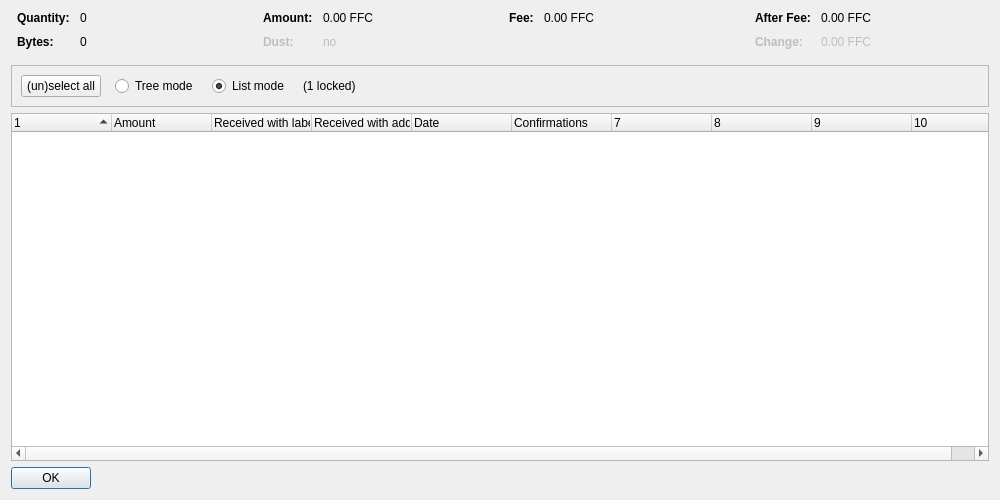
<?xml version="1.0" encoding="UTF-8"?>
<ui version="4.0">
 <class>CoinControlDialog</class>
 <widget class="QDialog" name="CoinControlDialog">
  <property name="geometry">
   <rect>
    <x>0</x>
    <y>0</y>
    <width>1000</width>
    <height>500</height>
   </rect>
  </property>
  <property name="windowTitle">
   <string>Coin Selection</string>
  </property>
  <layout class="QVBoxLayout" name="verticalLayout">
   <item>
    <layout class="QHBoxLayout" name="horizontalLayoutTop" stretch="0,0,0,0">
     <property name="topMargin">
      <number>0</number>
     </property>
     <property name="bottomMargin">
      <number>10</number>
     </property>
     <item>
      <layout class="QFormLayout" name="formLayoutCoinControl1">
       <property name="horizontalSpacing">
        <number>10</number>
       </property>
       <property name="verticalSpacing">
        <number>10</number>
       </property>
       <property name="leftMargin">
        <number>6</number>
       </property>
       <property name="rightMargin">
        <number>6</number>
       </property>
       <item row="0" column="0">
        <widget class="QLabel" name="labelCoinControlQuantityText">
         <property name="font">
          <font>
           <weight>75</weight>
           <bold>true</bold>
          </font>
         </property>
         <property name="text">
          <string>Quantity:</string>
         </property>
        </widget>
       </item>
       <item row="0" column="1">
        <widget class="QLabel" name="labelCoinControlQuantity">
         <property name="cursor">
          <cursorShape>IBeamCursor</cursorShape>
         </property>
         <property name="contextMenuPolicy">
          <enum>Qt::ActionsContextMenu</enum>
         </property>
         <property name="text">
          <string notr="true">0</string>
         </property>
         <property name="textInteractionFlags">
          <set>Qt::LinksAccessibleByMouse|Qt::TextSelectableByKeyboard|Qt::TextSelectableByMouse</set>
         </property>
        </widget>
       </item>
       <item row="1" column="0">
        <widget class="QLabel" name="labelCoinControlBytesText">
         <property name="font">
          <font>
           <weight>75</weight>
           <bold>true</bold>
          </font>
         </property>
         <property name="text">
          <string>Bytes:</string>
         </property>
        </widget>
       </item>
       <item row="1" column="1">
        <widget class="QLabel" name="labelCoinControlBytes">
         <property name="cursor">
          <cursorShape>IBeamCursor</cursorShape>
         </property>
         <property name="contextMenuPolicy">
          <enum>Qt::ActionsContextMenu</enum>
         </property>
         <property name="text">
          <string notr="true">0</string>
         </property>
         <property name="textInteractionFlags">
          <set>Qt::LinksAccessibleByMouse|Qt::TextSelectableByKeyboard|Qt::TextSelectableByMouse</set>
         </property>
        </widget>
       </item>
      </layout>
     </item>
     <item>
      <layout class="QFormLayout" name="formLayoutCoinControl2">
       <property name="horizontalSpacing">
        <number>10</number>
       </property>
       <property name="verticalSpacing">
        <number>10</number>
       </property>
       <property name="leftMargin">
        <number>6</number>
       </property>
       <property name="rightMargin">
        <number>6</number>
       </property>
       <item row="0" column="0">
        <widget class="QLabel" name="labelCoinControlAmountText">
         <property name="font">
          <font>
           <weight>75</weight>
           <bold>true</bold>
          </font>
         </property>
         <property name="text">
          <string>Amount:</string>
         </property>
        </widget>
       </item>
       <item row="0" column="1">
        <widget class="QLabel" name="labelCoinControlAmount">
         <property name="cursor">
          <cursorShape>IBeamCursor</cursorShape>
         </property>
         <property name="contextMenuPolicy">
          <enum>Qt::ActionsContextMenu</enum>
         </property>
         <property name="text">
          <string notr="true">0.00 FFC</string>
         </property>
         <property name="textInteractionFlags">
          <set>Qt::LinksAccessibleByMouse|Qt::TextSelectableByKeyboard|Qt::TextSelectableByMouse</set>
         </property>
        </widget>
       </item>
       <item row="1" column="0">
        <widget class="QLabel" name="labelCoinControlLowOutputText">
         <property name="enabled">
          <bool>false</bool>
         </property>
         <property name="font">
          <font>
           <weight>75</weight>
           <bold>true</bold>
          </font>
         </property>
         <property name="text">
          <string>Dust:</string>
         </property>
        </widget>
       </item>
       <item row="1" column="1">
        <widget class="QLabel" name="labelCoinControlLowOutput">
         <property name="enabled">
          <bool>false</bool>
         </property>
         <property name="cursor">
          <cursorShape>IBeamCursor</cursorShape>
         </property>
         <property name="contextMenuPolicy">
          <enum>Qt::ActionsContextMenu</enum>
         </property>
         <property name="text">
          <string notr="true">no</string>
         </property>
         <property name="textInteractionFlags">
          <set>Qt::LinksAccessibleByMouse|Qt::TextSelectableByKeyboard|Qt::TextSelectableByMouse</set>
         </property>
        </widget>
       </item>
      </layout>
     </item>
     <item>
      <layout class="QFormLayout" name="formLayoutCoinControl3">
       <property name="horizontalSpacing">
        <number>10</number>
       </property>
       <property name="verticalSpacing">
        <number>10</number>
       </property>
       <property name="leftMargin">
        <number>6</number>
       </property>
       <property name="rightMargin">
        <number>6</number>
       </property>
       <item row="0" column="0">
        <widget class="QLabel" name="labelCoinControlFeeText">
         <property name="font">
          <font>
           <weight>75</weight>
           <bold>true</bold>
          </font>
         </property>
         <property name="text">
          <string>Fee:</string>
         </property>
        </widget>
       </item>
       <item row="0" column="1">
        <widget class="QLabel" name="labelCoinControlFee">
         <property name="cursor">
          <cursorShape>IBeamCursor</cursorShape>
         </property>
         <property name="contextMenuPolicy">
          <enum>Qt::ActionsContextMenu</enum>
         </property>
         <property name="text">
          <string notr="true">0.00 FFC</string>
         </property>
         <property name="textInteractionFlags">
          <set>Qt::LinksAccessibleByMouse|Qt::TextSelectableByKeyboard|Qt::TextSelectableByMouse</set>
         </property>
        </widget>
       </item>
      </layout>
     </item>
     <item>
      <layout class="QFormLayout" name="formLayoutCoinControl4">
       <property name="horizontalSpacing">
        <number>10</number>
       </property>
       <property name="verticalSpacing">
        <number>10</number>
       </property>
       <property name="leftMargin">
        <number>6</number>
       </property>
       <property name="rightMargin">
        <number>6</number>
       </property>
       <item row="0" column="0">
        <widget class="QLabel" name="labelCoinControlAfterFeeText">
         <property name="font">
          <font>
           <weight>75</weight>
           <bold>true</bold>
          </font>
         </property>
         <property name="text">
          <string>After Fee:</string>
         </property>
        </widget>
       </item>
       <item row="0" column="1">
        <widget class="QLabel" name="labelCoinControlAfterFee">
         <property name="cursor">
          <cursorShape>IBeamCursor</cursorShape>
         </property>
         <property name="contextMenuPolicy">
          <enum>Qt::ActionsContextMenu</enum>
         </property>
         <property name="text">
          <string notr="true">0.00 FFC</string>
         </property>
         <property name="textInteractionFlags">
          <set>Qt::LinksAccessibleByMouse|Qt::TextSelectableByKeyboard|Qt::TextSelectableByMouse</set>
         </property>
        </widget>
       </item>
       <item row="1" column="0">
        <widget class="QLabel" name="labelCoinControlChangeText">
         <property name="enabled">
          <bool>false</bool>
         </property>
         <property name="font">
          <font>
           <weight>75</weight>
           <bold>true</bold>
          </font>
         </property>
         <property name="text">
          <string>Change:</string>
         </property>
        </widget>
       </item>
       <item row="1" column="1">
        <widget class="QLabel" name="labelCoinControlChange">
         <property name="enabled">
          <bool>false</bool>
         </property>
         <property name="cursor">
          <cursorShape>IBeamCursor</cursorShape>
         </property>
         <property name="contextMenuPolicy">
          <enum>Qt::ActionsContextMenu</enum>
         </property>
         <property name="text">
          <string notr="true">0.00 FFC</string>
         </property>
         <property name="textInteractionFlags">
          <set>Qt::LinksAccessibleByMouse|Qt::TextSelectableByKeyboard|Qt::TextSelectableByMouse</set>
         </property>
        </widget>
       </item>
      </layout>
     </item>
    </layout>
   </item>
   <item>
    <widget class="QFrame" name="frame">
     <property name="minimumSize">
      <size>
       <width>0</width>
       <height>40</height>
      </size>
     </property>
     <property name="frameShape">
      <enum>QFrame::StyledPanel</enum>
     </property>
     <property name="frameShadow">
      <enum>QFrame::Sunken</enum>
     </property>
     <layout class="QHBoxLayout" name="horizontalLayout">
      <item>
       <layout class="QHBoxLayout" name="horizontalLayoutPanel" stretch="0,0,0,0,0">
        <property name="spacing">
         <number>14</number>
        </property>
        <item>
         <widget class="QPushButton" name="pushButtonSelectAll">
          <property name="sizePolicy">
           <sizepolicy hsizetype="Maximum" vsizetype="Fixed">
            <horstretch>0</horstretch>
            <verstretch>0</verstretch>
           </sizepolicy>
          </property>
          <property name="text">
           <string>(un)select all</string>
          </property>
          <property name="autoDefault">
           <bool>false</bool>
          </property>
         </widget>
        </item>
        <item>
         <widget class="QRadioButton" name="radioTreeMode">
          <property name="sizePolicy">
           <sizepolicy hsizetype="Maximum" vsizetype="Fixed">
            <horstretch>0</horstretch>
            <verstretch>0</verstretch>
           </sizepolicy>
          </property>
          <property name="text">
           <string>Tree mode</string>
          </property>
         </widget>
        </item>
        <item>
         <widget class="QRadioButton" name="radioListMode">
          <property name="sizePolicy">
           <sizepolicy hsizetype="Maximum" vsizetype="Fixed">
            <horstretch>0</horstretch>
            <verstretch>0</verstretch>
           </sizepolicy>
          </property>
          <property name="text">
           <string>List mode</string>
          </property>
          <property name="checked">
           <bool>true</bool>
          </property>
         </widget>
        </item>
        <item>
         <widget class="QLabel" name="labelLocked">
          <property name="text">
           <string notr="true">(1 locked)</string>
          </property>
         </widget>
        </item>
        <item>
         <spacer name="horizontalSpacer">
          <property name="orientation">
           <enum>Qt::Horizontal</enum>
          </property>
          <property name="sizeHint" stdset="0">
           <size>
            <width>40</width>
            <height>20</height>
           </size>
          </property>
         </spacer>
        </item>
       </layout>
      </item>
     </layout>
    </widget>
   </item>
   <item>
    <widget class="CoinControlTreeWidget" name="treeWidget">
     <property name="contextMenuPolicy">
      <enum>Qt::CustomContextMenu</enum>
     </property>
     <property name="sortingEnabled">
      <bool>false</bool>
     </property>
     <property name="columnCount">
      <number>10</number>
     </property>
     <attribute name="headerShowSortIndicator" stdset="0">
      <bool>true</bool>
     </attribute>
     <attribute name="headerStretchLastSection">
      <bool>false</bool>
     </attribute>
     <column>
      <property name="text">
       <string/>
      </property>
     </column>
     <column>
      <property name="text">
       <string>Amount</string>
      </property>
     </column>
     <column>
      <property name="text">
       <string>Received with label</string>
      </property>
     </column>
     <column>
      <property name="text">
       <string>Received with address</string>
      </property>
     </column>
     <column>
      <property name="text">
       <string>Date</string>
      </property>
     </column>
     <column>
      <property name="text">
       <string>Confirmations</string>
      </property>
      <property name="toolTip">
       <string>Confirmed</string>
      </property>
     </column>
     <column>
      <property name="text">
       <string/>
      </property>
     </column>
     <column>
      <property name="text">
       <string/>
      </property>
     </column>
     <column>
      <property name="text">
       <string/>
      </property>
     </column>
     <column>
      <property name="text">
       <string/>
      </property>
     </column>
    </widget>
   </item>
   <item>
    <widget class="QDialogButtonBox" name="buttonBox">
     <property name="sizePolicy">
      <sizepolicy hsizetype="Maximum" vsizetype="Fixed">
       <horstretch>0</horstretch>
       <verstretch>0</verstretch>
      </sizepolicy>
     </property>
     <property name="orientation">
      <enum>Qt::Horizontal</enum>
     </property>
     <property name="standardButtons">
      <set>QDialogButtonBox::Ok</set>
     </property>
    </widget>
   </item>
  </layout>
 </widget>
 <customwidgets>
  <customwidget>
   <class>CoinControlTreeWidget</class>
   <extends>QTreeWidget</extends>
   <header>qt/coincontroltreewidget.h</header>
  </customwidget>
 </customwidgets>
 <resources/>
 <connections/>
</ui>
